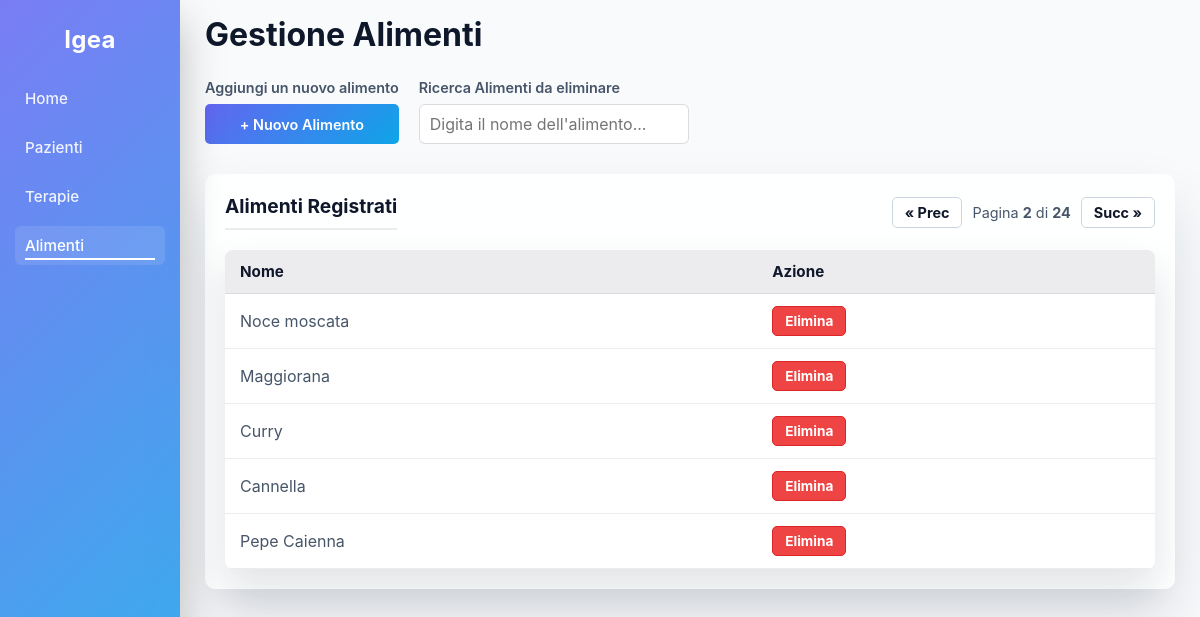
The page /alimenti.php?page=2 on the database its author committed.
### tables this page shows
CREATE TABLE `alimenti` (
  `id` int(11) NOT NULL,
  `nome` varchar(50) NOT NULL
);

### alimenti.php (the view, shortened to what this page needs)
<?php
    $conn = new mysqli("localhost", "root", "", "terranova");
    $elementi_per_pagina = 5;
    $page = isset($_GET['page']) && is_numeric($_GET['page']) ? (int)$_GET['page'] : 1;
    $offset = ($page - 1) * $elementi_per_pagina;
    $count_query = "SELECT COUNT(*) as totale FROM alimenti";
    $count_result = $conn->query($count_query);
    $totale_elementi = $count_result->fetch_assoc()['totale'];
    $totale_pagine = ceil($totale_elementi / $elementi_per_pagina);
?>
<!DOCTYPE html>
<html lang="it">
    <head>
        <link rel="stylesheet" href="style.css">
    </head>
    <body>
        <aside class="sidebar">
            <h1>Igea</h1>
            <nav>
                <a href="index.php">Home</a>
                <a href="pazienti.php">Pazienti</a>
                <a href="farmaci.php">Terapie</a>
                <a href="alimenti.php" class="active">Alimenti</a>
            </nav>
        </aside>
        <main class="main-content">
            <div>
                <h1 class="page-title">Gestione Alimenti</h1>
                <div style="display: flex; align-items: flex-end; gap: 20px; margin-bottom: 30px;">
                    <div>
                        <label class="section-label">Aggiungi un nuovo alimento</label>
                        <a href="nuovo_alimento.php" class="btn-azione" style="height: 40px; padding: 0 20px; display: flex; align-items: center; justify-content: center; box-sizing: border-box; text-decoration: none;">+ Nuovo Alimento</a>
                    </div>
                    <div style="position: relative;">
                        <label class="section-label">Ricerca Alimenti da eliminare</label>
                        <input type="text" id="searchAlimenti" class="search-input" placeholder="Digita il nome dell'alimento..." autocomplete="off">
                    </div>
                </div>
            </div>
            <div class="card-cruscotto">
                <div style="display: flex; justify-content: space-between; align-items: center; margin-bottom: 15px;">
                    <h2 style="margin: 0;">Alimenti Registrati</h2>
                    <div style="display: flex; align-items: center; gap: 10px;">
                        <?php if($page > 1): ?>
                            <a href="?page=<?= $page - 1 ?>" class="btn-page">&laquo; Prec</a>
                        <?php endif; ?>
                        <span class="pagination-text">
                            Pagina <strong><?= $page ?></strong> di <strong><?= max(1, $totale_pagine) ?></strong>
                        </span>
                        <?php if($page < $totale_pagine): ?>
                            <a href="?page=<?= $page + 1 ?>" class="btn-page">Succ &raquo;</a>
                        <?php endif; ?>
                    </div>
                </div>
                <table>
                    <thead>
                        <tr>
                            <th>Nome</th>
                            <th>Azione</th>
                        </tr>
                    </thead>
                    <tbody>
                        <?php
                            $query = "SELECT * FROM alimenti ORDER BY id DESC LIMIT $elementi_per_pagina OFFSET $offset";
                            $result = $conn->query($query);
                            if ($result && $result->num_rows > 0) {
                                while ($row = $result->fetch_assoc()) {
                                    echo "<tr>";
                                    echo "<td>".$row['nome']."</td>";
                                    echo "<td>
                                            <a href='#' class='btn-elimina' onclick=\"confermaEliminazione('elimina_alimento.php?id=".$row['id']."'); return false;\">Elimina</a>
                                          </td>";
                                    echo "</tr>";
                                }
                            } else {
                                echo "<tr><td colspan='2' class='empty-msg'>Nessun alimento registrato.</td></tr>";
                            }
                        ?>
                    </tbody>
                </table>
            </div>
        </main>
    </body>
</html>

### style.css (style rules this page uses)
:root { --bg-page: #f8fafc; --bg-card: #ffffff; --bg-card-transparent: rgba(255, 255, 255, 0.85); --text-main: #0f172a; --text-muted: #475569; --border-color: rgba(15, 23, 42, 0.15); --border-light: rgba(15, 23, 42, 0.08); --primary-color: #6366f1; --sidebar-bg: linear-gradient(135deg, rgba(99,102,241,0.85), rgba(14,165,233,0.85)); --sidebar-text: #ffffff; --shadow-color: rgba(15, 23, 42, 0.12); }
* { margin: 0; padding: 0; box-sizing: border-box; font-family: "Inter", system-ui, -apple-system, BlinkMacSystemFont, sans-serif; }
body { min-height: 100vh; background: var(--bg-page); color: var(--text-main); transition: background-color 0.3s, color 0.3s; }
.sidebar { position: fixed; top: 0; left: 0; width: 180px; height: 100vh; z-index: 100; backdrop-filter: blur(14px); background: var(--sidebar-bg); box-shadow: 0 20px 40px rgba(0,0,0,0.25); padding: 15px; transition: background 0.3s; }
.sidebar h1 { font-size: 1.5rem; margin-top: 10px; margin-bottom: 25px; text-align: center; color: var(--sidebar-text); letter-spacing: 0.3px; font-weight: 700; }
.sidebar nav { display: flex; flex-direction: column; gap: 10px; }
.sidebar nav a { color: var(--sidebar-text); text-decoration: none; padding: 10px; border-radius: 6px; font-size: 0.95rem; font-weight: 500; opacity: 0.9; transition: background 0.2s, color 0.2s, opacity 0.2s; position: relative; }
.sidebar nav a::after { content: ""; position: absolute; left: 10px; bottom: 5px; width: 0; height: 2px; background: var(--sidebar-text); transition: width 0.25s ease; }
.sidebar nav a:hover::after, .sidebar nav a.active::after { width: calc(100% - 20px); }
.sidebar nav a:hover, .sidebar nav a.active { opacity: 1; background-color: rgba(255, 255, 255, 0.1); }
.main-content { margin-left: 180px; padding: 15px 25px; }
.card-cruscotto { background: var(--bg-card-transparent); backdrop-filter: blur(16px); border-radius: 10px; padding: 20px; box-shadow: 0 30px 60px var(--shadow-color); transition: background-color 0.3s; }
.card-cruscotto h2 { margin-top: 0; font-size: 1.2rem; font-weight: 700; border-bottom: 2px solid var(--border-light); padding-bottom: 10px; margin-bottom: 15px; color: var(--text-main); }
.btn-azione, button[type="submit"] { display: inline-block; background: linear-gradient(135deg, #6366f1, #0ea5e9); color: white; text-decoration: none; padding: 8px 15px; border-radius: 5px; font-size: 0.9rem; font-weight: 600; border: none; cursor: pointer; transition: transform 0.2s ease, box-shadow 0.2s ease; }
label { display: block; margin-bottom: 5px; font-weight: 600; color: var(--text-main); font-size: 0.9rem; }
input[type="text"], input[type="date"], input[type="email"], input[type="tel"], select { width: 100%; padding: 10px; border-radius: 6px; border: 1px solid var(--border-color); background: var(--bg-card); color: var(--text-main); font-size: 1rem; box-sizing: border-box; transition: border-color 0.2s, box-shadow 0.2s, background-color 0.3s, color 0.3s; }
table { width: 100%; border-collapse: collapse; background: var(--bg-card); border-radius: 8px; overflow: hidden; box-shadow: 0 20px 40px var(--shadow-color); margin-top: 20px; transition: background-color 0.3s; }
th, td { padding: 12px 15px; text-align: left; border-bottom: 1px solid var(--border-light); }
th { background-color: var(--border-light); font-weight: 700; color: var(--text-main); font-size: 0.95rem; }
td { color: var(--text-muted); }

### alimenti.php (style rules this page uses)
.page-title { font-size: 2rem; color: #0f172a; margin-bottom: 25px; margin-top: 0; transition: color 0.3s; }
.section-label { display: block; font-size: 0.9rem; color: #475569; margin-bottom: 8px; font-weight: 600; transition: color 0.3s; }
.search-input { width: 300px; height: 40px; padding: 0 15px; border: 1px solid #cbd5e1; border-radius: 5px; box-sizing: border-box; font-size: 0.95rem; outline: none; background-color: #f8fafc; color: #0f172a; transition: all 0.3s; }
.btn-elimina { display: inline-block; padding: 6px 12px; background-color: #ef4444; color: #ffffff; text-decoration: none; border-radius: 5px; font-size: 0.85rem; font-weight: bold; border: 1px solid #dc2626; transition: background-color 0.2s, transform 0.1s; }
.btn-page { padding: 6px 12px; border: 1px solid #cbd5e1; background-color: #ffffff; color: #0f172a; text-decoration: none; border-radius: 5px; font-size: 0.9rem; font-weight: bold; transition: all 0.2s; }
.pagination-text { font-size: 0.9rem; color: #475569; transition: color 0.3s; }

### rows shown on the page
alimenti: nome "Noce moscata"
alimenti: nome "Maggiorana"
alimenti: nome "Curry"
alimenti: nome "Cannella"
alimenti: nome "Pepe Caienna"

### other values the page prints
$page "2"
max(1, $totale_pagine) "24"
